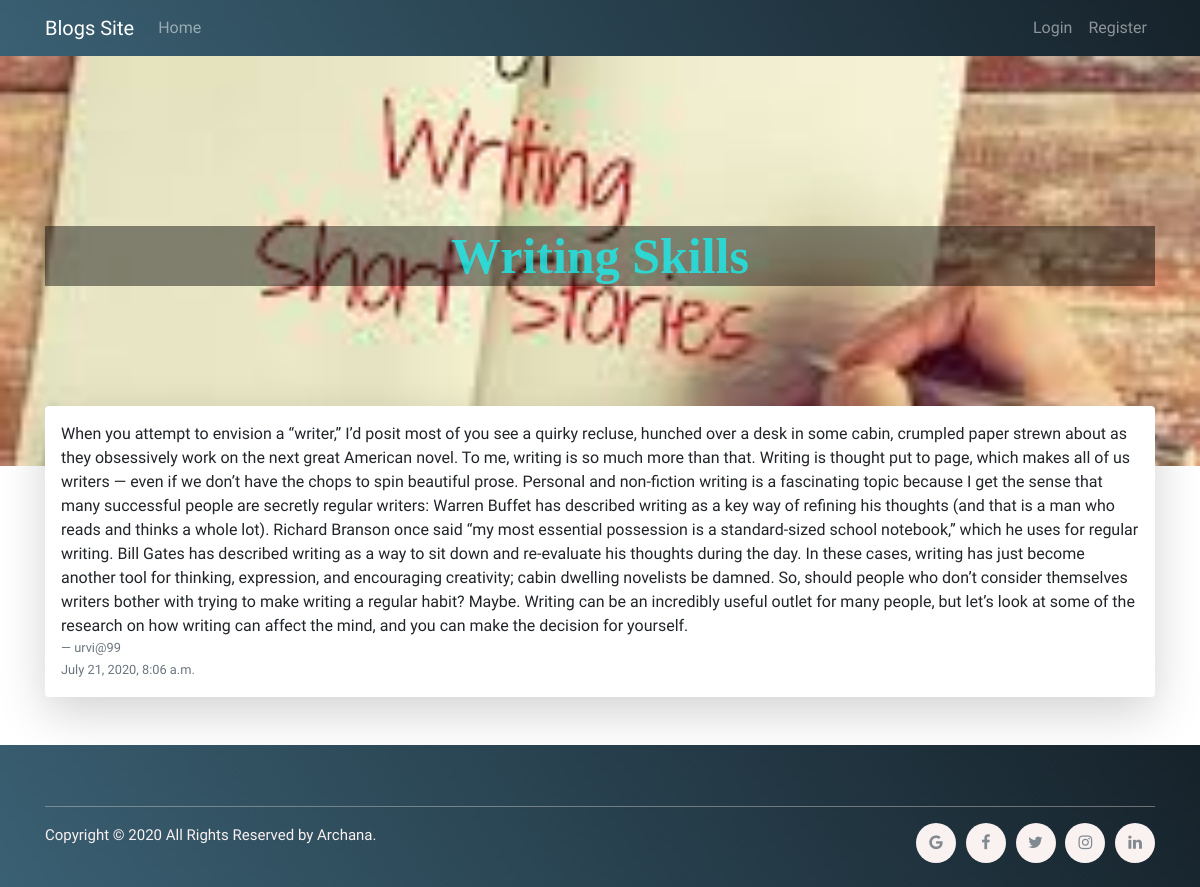
Screenshot of /bolg/15/ with the database file from the repository.
### app/models.py (models this page shows, shortened)
class Blog(models.Model):
    author = models.ForeignKey(
        User, on_delete=models.CASCADE, null=True, blank=True)
    title = models.CharField(max_length=500)
    content = models.TextField()
    image = models.ImageField(upload_to='images', blank=True)
    date_posted = models.DateTimeField(auto_now_add=True)

### app/views.py (the view)
# urls.py: path('bolg/<int:pk>/', BlogDetailView.as_view(), name='blog'),
class BlogDetailView(DetailView):
    model = Blog
    template_name = 'app/blog.html'

### app/templates/app/blog.html (shortened to what this page needs)
{% extends 'app/base.html' %}
{% block content %}
<div class="banner" style="background-image: url({{blog.image.url}});">
    <div class="container">
        <div class="banner-text">
            <div class="banner-heading">
                {{blog.title}}
            </div>
        </div>
    </div>
</div>
<div class="container">
    <div class="shadow-lg p-3 mb-5 bg-white rounded boxed">{{blog.content}}
        <footer class="blockquote-footer">{{blog.author}}</footer>
        <small class="text-muted">{{blog.date_posted}}</small>
    </div>
</div>
{% endblock %}

### static/css/style.css (style rules this page uses)
body { font-family: 'Kalam', cursive; }
.banner { text-align: center; color: #fff; background-repeat: no-repeat; background-attachment: scroll; background-position: center center; -webkit-background-size: cover; -moz-background-size: cover; -o-background-size: cover; background-size: cover; }
.banner-text { padding: 170px 0 150px 0; }
.banner-heading { font-family: "Courgette", cursive; font-size: 50px; font-weight: 700; line-height: 60px; margin-bottom: 30px; background: #00000073; color: #17efefc7; }
.boxed { box-shadow: 0 30px 50px 0 rgba(1, 1, 1, 0.18); padding: 2rem 4rem 2rem 4rem; background-color: #ffffff; margin-top: -60px; }

### rows the page displays
Blog: image (picture), title "Writing Skills", content "When you attempt to envision a “writer,” I’d posit most of you see a quirky recluse, hunched over a desk in some cabin, crumpled paper strewn about as they obsessively work on the next great American novel. To me, writing is so much more than that. Writing is thought put to page, which makes all of us writers — even if we don’t have the chops to spin beautiful prose. Personal and non-fiction writing is a fascinating topic because I get the sense that many successful people are secretly regular writers: Warren Buffet has described writing as a key way of refining his thoughts (and that is a man who reads and thinks a whole lot). Richard Branson once said “my most essential possession is a…", author "urvi@99", date_posted "July 21, 2020, 8:06 a.m."
